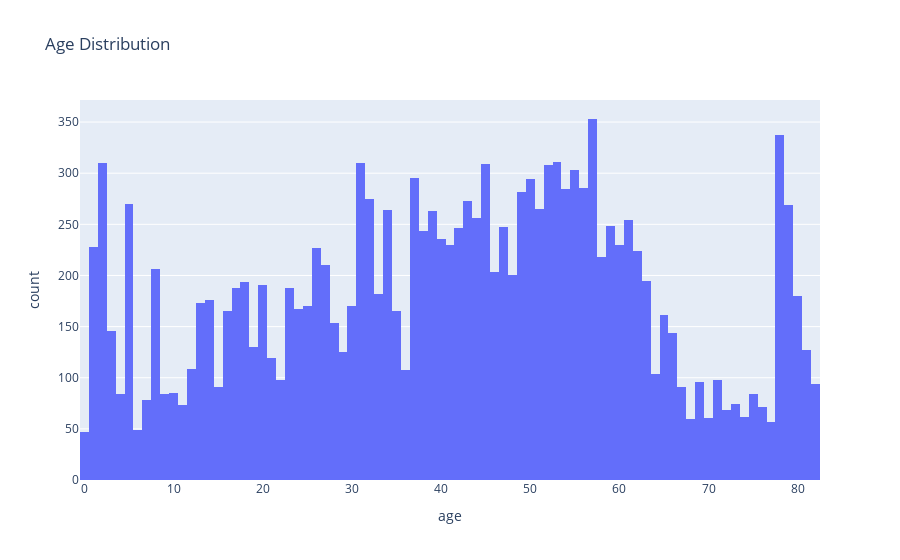
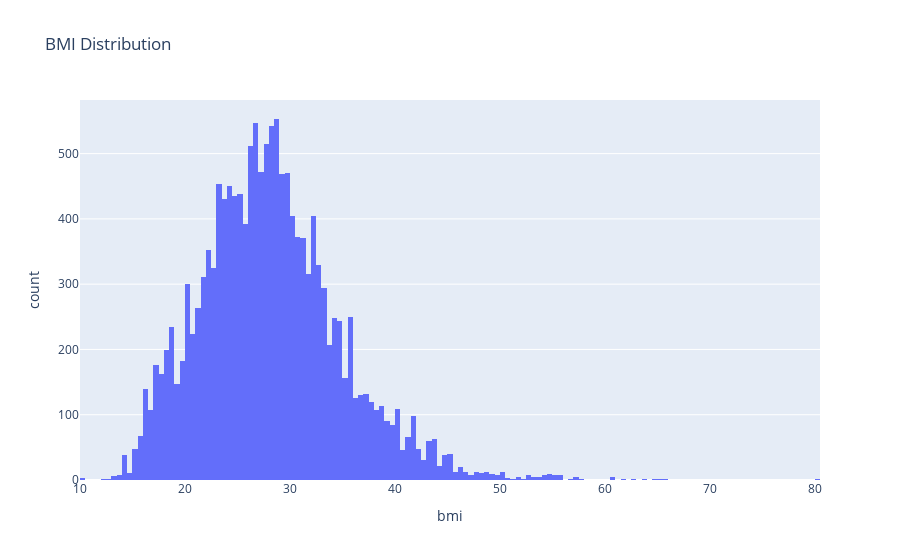

Source (notebook cell) for these figures, in order:
### Markdown cell above
### Data Visualization – Continuous Features

### Code cell
# Plotting histograms for continuous features
fig = px.histogram(data, x="age", title="Age Distribution")
fig.show()

fig = px.histogram(data, x="bmi", title="BMI Distribution")
fig.show()

### Figure 1 — Plotly figure (JSON) as saved in the notebook; plotly's stock layout.template omitted (floating-point values rounded to 4 significant figures; data arrays with more than 128 entries replaced by an {"elided": "..."} marker saying what was removed)
{"data": [{"alignmentgroup": "True", "bingroup": "x", "hovertemplate": "age=%{x}<br>count=%{y}<extra></extra>", "legendgroup": "", "marker": {"color": "#636efa", "pattern": {"shape": ""}}, "name": "", "offsetgroup": "", "orientation": "v", "showlegend": false, "type": "histogram", "x": {"elided": "15304 float values"}, "xaxis": "x", "yaxis": "y"}], "layout": {"barmode": "relative", "legend": {"tracegroupgap": 0}, "title": {"text": "Age Distribution"}, "xaxis": {"anchor": "y", "domain": [0, 1], "title": {"text": "age"}}, "yaxis": {"anchor": "x", "domain": [0, 1], "title": {"text": "count"}}}}

### Figure 2 — Plotly figure (JSON) as saved in the notebook; plotly's stock layout.template omitted (floating-point values rounded to 4 significant figures; data arrays with more than 128 entries replaced by an {"elided": "..."} marker saying what was removed)
{"data": [{"alignmentgroup": "True", "bingroup": "x", "hovertemplate": "bmi=%{x}<br>count=%{y}<extra></extra>", "legendgroup": "", "marker": {"color": "#636efa", "pattern": {"shape": ""}}, "name": "", "offsetgroup": "", "orientation": "v", "showlegend": false, "type": "histogram", "x": {"elided": "15304 float values"}, "xaxis": "x", "yaxis": "y"}], "layout": {"barmode": "relative", "legend": {"tracegroupgap": 0}, "title": {"text": "BMI Distribution"}, "xaxis": {"anchor": "y", "domain": [0, 1], "title": {"text": "bmi"}}, "yaxis": {"anchor": "x", "domain": [0, 1], "title": {"text": "count"}}}}
